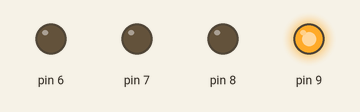
This sketch was run on a simulated Arduino Uno, built with avr-gcc and run on an emulated ATmega328P. Shown: output pins drawn as LEDs (lit = HIGH).

Above: at 1.0 s.
At 3.2 s:
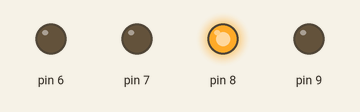
At 5.2 s:
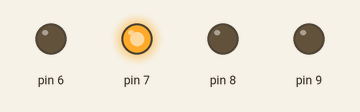
At 7.4 s:
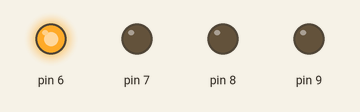
At 10.5 s:
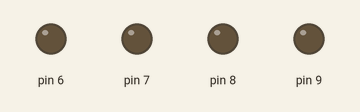
Timing chart, 0 to 10.9 s (numbered marks = the images above):
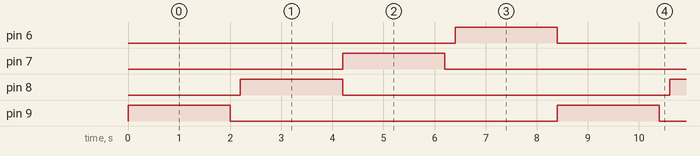

The sketch:

vitesse_variable.ino
```cpp
void setup(){
    //Pins
pinMode(9, OUTPUT);
pinMode(8, OUTPUT);
pinMode(7, OUTPUT);
pinMode(6, OUTPUT);
}
void loop(){

int speed = 60;

digitalWrite(9, speed);
delay(2000);
digitalWrite(9, 0);
delay(200);
digitalWrite(8, speed);
delay(2000);
digitalWrite(8, 0);


digitalWrite(7, speed);
delay(2000);
digitalWrite(7, 0);
delay(200);
digitalWrite(6, speed);
delay(2000);
digitalWrite(6, 0);
}
```

Measured:
- by itself, pin 6–9: alternates HIGH for 2.0 s and LOW for 6.4 s
- by itself, everything shown: repeats every 8.4 s, in 7 steps
